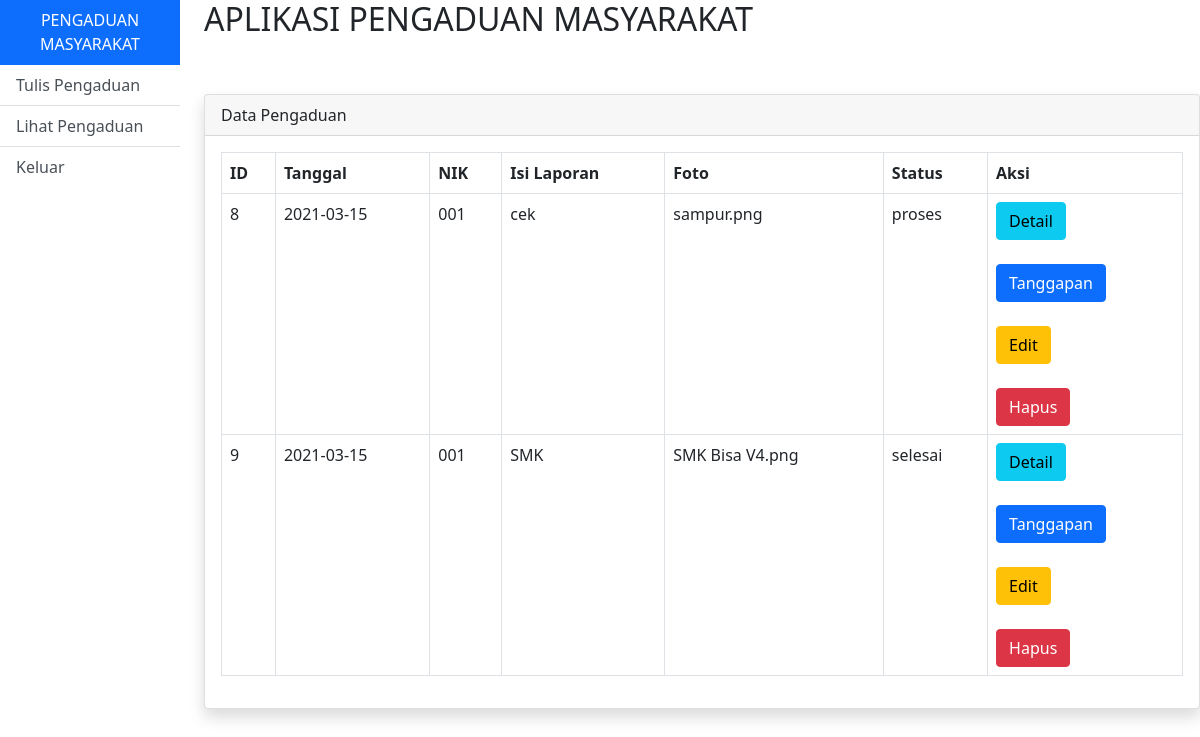
The app's page /project/lihat_pengaduan.php with its own data.
### tables this page shows
CREATE TABLE `pengaduan` (
  `id_pengaduan` int(12) NOT NULL,
  `tgl_pengaduan` date NOT NULL,
  `nik` char(16) NOT NULL,
  `isi_laporan` text NOT NULL,
  `foto` varchar(255) NOT NULL,
  `status` enum('0','proses','selesai') NOT NULL
);

### project/lihat_pengaduan.php (the view, shortened to what this page needs)
<!DOCTYPE html>
<html lang="en">
<head>
    <link href="css/bootstrap.css" rel="stylesheet">
</head>
<body>
  <div class="row">
            <div class="col-md-2">
                <div class="list-group-flush">
                  <a href="masyarakat.php" class="list-group-item list-group-item-action active text-center" >
                    PENGADUAN MASYARAKAT
                   </a>
                    <a href="tulis_pengaduan.php" class="list-group-item list-group-item-action">
                       Tulis Pengaduan
                    </a>
                    <a href="lihat_pengaduan.php" class="list-group-item list-group-item-action">
                    Lihat Pengaduan</a>
                    <a href="logout.php" class="list-group-item list-group-item-action">
                     Keluar</a>
                </div>
            </div>
            <div class="col-md-10">
            <h2>APLIKASI PENGADUAN MASYARAKAT</h2>
           <br><br>
           <div class="card shadow">
            <div class="card-header">
              Data Pengaduan
            </div>
            <div class="card-body">
                <table class="table table-bordered">
                    <tr>
                      <th>ID</th>
                      <th>Tanggal</th>
                      <th>NIK</th>
                      <th>Isi Laporan</th>
                      <th>Foto</th>
                      <th>Status</th>
                      <th>Aksi</th>
                    </tr>
                  <?php
                  include "koneksi.php";
                	$koneksi = mysqli_query($koneksi,"SELECT * FROM pengaduan");
                  while($data = mysqli_fetch_array($koneksi)) {
                  ?>
                    <tr>
                    <td><?php echo $data['id_pengaduan']; ?></td>
                    <td><?php echo $data['tgl_pengaduan']; ?></td>
                    <td><?php echo $data['nik']; ?></td>
                    <td><?php echo $data['isi_laporan']; ?></td>
                    <td><?php echo $data['foto']; ?></td>
                    <td><?php echo $data['status']; ?></td>
                    <td>
                            <a href="detail_pengaduan.php?id=<?php echo $data['id_pengaduan']; ?>" class="btn btn-info">
                            Detail
                            </a><br><br>
                            <a href="lihat_tanggapan.php?id=<?php echo $data['id_pengaduan']; ?>" class="btn btn-primary">
                            Tanggapan
                            </a><br><br>
                            <a href="edit_pengaduan.php?id=<?php echo $data['id_pengaduan']; ?>" class="btn btn-warning">
                            Edit
                            </a><br><br>
                            <a href="hapus_pengaduan.php?id=<?php echo $data['id_pengaduan']; ?>" class="btn btn-danger">
                            Hapus
                            </a><br>
                    </td>
                    </tr>
                <?php } ?>
                  </table>
           </div>
</body>
</html>

### records on screen
pengaduan: id_pengaduan "8", tgl_pengaduan "2021-03-15", nik "001", isi_laporan "cek", foto "sampur.png", status "proses"
pengaduan: id_pengaduan "9", tgl_pengaduan "2021-03-15", nik "001", isi_laporan "SMK", foto "SMK Bisa V4.png", status "selesai"
